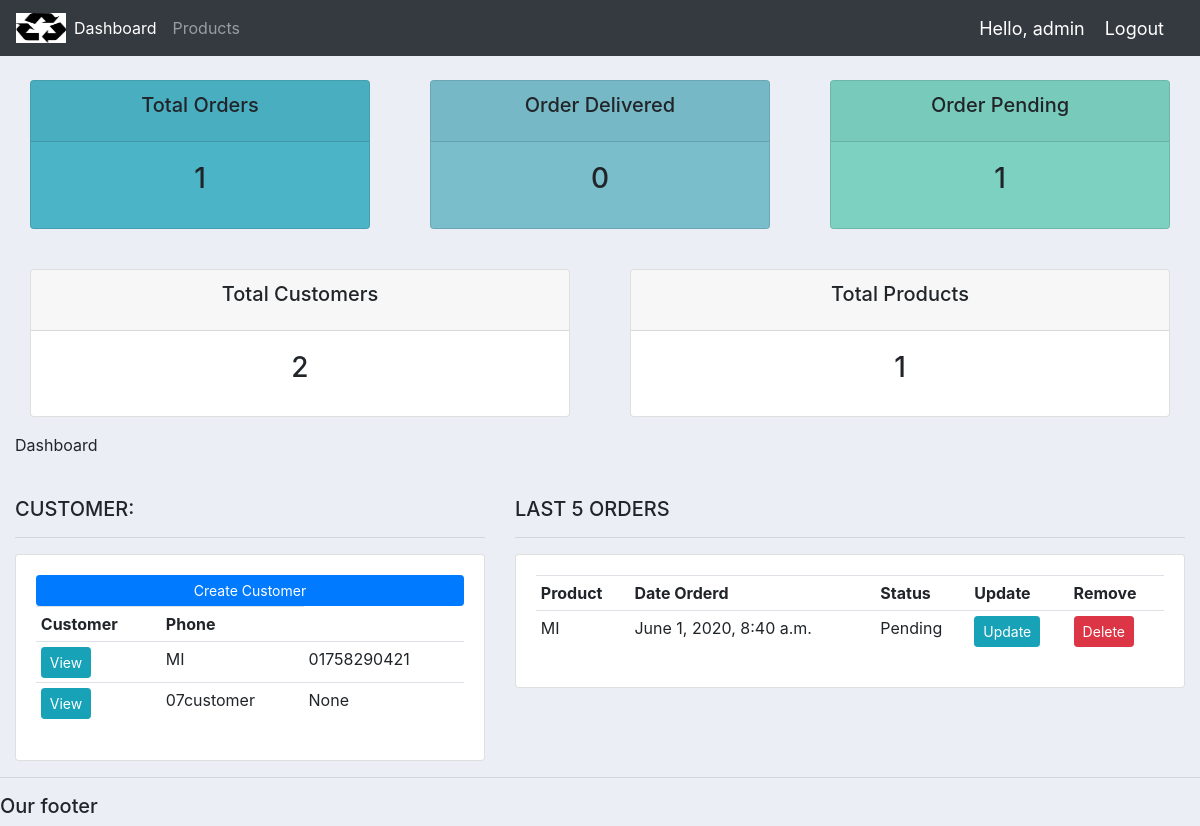
Screenshot of / (signed in) with the database file from the repository.
### accounts/models.py (models this page shows, shortened)
class Customer(models.Model):
    user = models.OneToOneField(User, null=True, blank=True, on_delete=models.CASCADE)
    name = models.CharField(max_length=200, null=True)
    phone = models.CharField(max_length=200, null=True)
    email = models.CharField(max_length=200, null=True)
    profile_pic = models.ImageField(default="profile.jpg", null=True, blank=True)
    date_created = models.DateTimeField(auto_now_add=True, null=True)

class Order(models.Model):
    STATUS = (
        ('Pending','Pending'),
        ('Out for delivery', 'Out for delivery'),
        ('Delivery','Delivery'),
    )
    customer = models.ForeignKey(Customer, null=True, on_delete=models.SET_NULL)
    product = models.ForeignKey(Product, null=True, on_delete=models.SET_NULL)
    date_created = models.DateTimeField(auto_now_add=True, null=True)
    status = models.CharField(max_length=200, null=True, choices=STATUS)
    note = models.CharField(max_length= 1000, null=True)

class Product(models.Model):
    CATEGORY= (
        ('Indoor','Indoor'),
        ('Out Door', 'Out Door'),
    )
    name = models.CharField(max_length=200, null=True)
    price = models.FloatField(null=True)
    category = models.CharField(max_length=200,null=True, choices=CATEGORY)
    description = models.CharField(max_length=200, null=True, blank=True)
    date_created = models.DateTimeField(auto_now_add = True, null=True)
    tags = models.ManyToManyField(Tag)
    def __str__(self):
        return self.name

### accounts/decorators.py (the view)
    def wrapper_function(request, *args, **kwargs):
        group = None
        if request.user.groups.exists():
            group = request.user.groups.all()[0].name
        if group == 'customer':
            return redirect('user-page')
        if group == 'admin':
            return view_func(request, *args ,**kwargs)

### accounts/views.py (called while the page is built)
@login_required(login_url='login')
@admin_only
def home(request):
    orders = Order.objects.all()
    customers = Customer.objects.all()
    total_customers = customers.count()
    products = Product.objects.all()
    total_products = products.count()
    total_orders = orders.count()
    delivered = orders.count()
    delivered = orders.filter(status='Delivery').count()
    pending = orders.filter(status='Pending').count()
    context = {'orders': orders, 'customers': customers,
               'total_orders': total_orders, 'delivered': delivered,
               'pending': pending, 'total_products': total_products, 'total_customers': total_customers}
    return render(request, 'accounts/dashboard.html', context)

### accounts/templates/accounts/dashboard.html
{% extends 'accounts/main.html' %}
{% block content %}
{% include 'accounts/status.html' %}
<p>Dashboard</p>
<br>
<div class="row">
    <div class="col-md-5">
        <h5>CUSTOMER:</h5>
        <hr>
        <div class="card card-body">
            <a href="" class="btn btn-primary btn-sm btn-block">Create Customer</a>
            <table class="table table-sm">
                <tr>
                    <th>Customer</th>
                    <th>Phone</th>
                </tr>
                {% for c in customers %}
                <tr>
                    <td><a class="btn btn-sm btn-info" href="{% url 'customer' c.id %}">View</a></td>
                    <td>{{c.name}}</td>
                    <td>{{c.phone}}</td>
                </tr>
                {% endfor %}
            </table>
        </div>
    </div>
    <div class="col-md-7">
        <h5>LAST 5 ORDERS</h5>
        <hr>
        <div class="card card-body">
            <table class="table table-sm">
                <tr>
                    <th>Product</th>
                    <th>Date Orderd</th>
                    <th>Status</th>
                    <th>Update</th>
                    <th>Remove</th>
                </tr>
                {% for o in orders %}
                <tr>
                    <td>{{o.product}}</td>
                    <td>{{o.date_created}}</td>
                    <td>{{o.status}}</td>
                    <td><a class="btn btn-sm btn-info" href="{% url 'update_order' o.id %}">Update</a></td>
                    <td><a class="btn btn-sm btn-danger" href="{% url 'delete_order' o.id %}">Delete</a></td>
                </tr>
                {% endfor %}
            </table>
        </div>
    </div>
</div>
{% endblock %}

### accounts/templates/accounts/main.html (shortened to what this page needs)
{% load static %}
<!DOCTYPE html>
<html>
<head>
    <link rel="stylesheet" href="https://stackpath.bootstrapcdn.com/bootstrap/4.3.1/css/bootstrap.min.css">
    <link rel="stylesheet" type="text/css" href="{% static '/css/main.css' %}">
</head>
<body>
{% include 'accounts/navbar.html' %}
<div class="container-fluid">
    {% block content %}
    {% endblock %}
</div>
<hr>
<h5>Our footer</h5>
</body>
</html>

### accounts/templates/accounts/navbar.html (shortened to what this page needs)
{% load static %}
<nav class="navbar navbar-expand-lg navbar-dark bg-dark">
    <img src="{% static 'images/logo.png' %}" style="width:50px;height:30px;">
    <div class="collapse navbar-collapse" id="navbarNav">
        <ul class="navbar-nav">
            {% if request.user.is_staff %}
            <li class="nav-item active">
                <a class="nav-link" href="{% url 'home' %}">Dashboard</a>
            </li>
            <li class="nav-item">
                <a class="nav-link" href="{% url 'products' %}">Products</a>
            </li>
            {% else %}
            <li class="nav-item">
                <a class="nav-link" href="{% url 'account' %}">Settings</a>
            </li>
            {% endif %}
        </ul>
    </div>
    <span class="hello-msg">Hello, {{request.user}} </span>
    <span><a class="hello-msg" href="{% url 'logout' %}">Logout</a></span>
</nav>

### accounts/templates/accounts/status.html
<br>
<div class="row">
    <div class="col">
        <div class="col-md">
            <div class="card text-center text white mb-3" id="total-orders">
                <div class="card-header">
                    <h5 class="card-title">Total Orders</h5>
                </div>
                <div class="card-body">
                    <h3 class="card-title">{{total_orders}}</h3>
                </div>
            </div>
        </div>
    </div>
    <div class="col">
        <div class="col-md">
            <div class="card text-center text white mb-3" id="orders-delivered">
                <div class="card-header">
                    <h5 class="card-title">Order Delivered</h5>
                </div>
                <div class="card-body">
                    <h3 class="card-title">{{delivered}}</h3>
                </div>
            </div>
        </div>
    </div>
     <div class="col">
        <div class="col-md">
            <div class="card text-center text white mb-3" id="orders-pending">
                <div class="card-header">
                    <h5 class="card-title">Order Pending</h5>
                </div>
                <div class="card-body">
                    <h3 class="card-title">{{pending}}</h3>
                </div>
            </div>
        </div>
    </div>
</div>
<br>
<div class="row">
    <div class="col">
        <div class="col-md">
            <div class="card text-center text white mb-3" id="total-customers">
                <div class="card-header">
                    <h5 class="card-title">Total Customers</h5>
                </div>
                <div class="card-body">
                    <h3 class="card-title">{{total_customers}}</h3>
                </div>
            </div>
        </div>
    </div>
     <div class="col">
        <div class="col-md">
            <div class="card text-center text white mb-3" id="total-products">
                <div class="card-header">
                    <h5 class="card-title">Total Products</h5>
                </div>
                <div class="card-body">
                    <h3 class="card-title">{{total_products}}</h3>
                </div>
            </div>
        </div>
    </div>
</div>

### static/css/main.css (style rules this page uses)
body { background-color:#ebeff5; }
#total-orders { background-color:#4cb4c7; }
#orders-delivered { background-color:#7abecc; }
#orders-pending { background-color:#7CD1C0; }

### accounts/templates/accounts/navbar.html (style rules this page uses)
.hello-msg { font-size: 18px; color: #fff; margin-right: 20px; }

### rows the page displays
Customer: name "MI", phone "01758290421"
Customer: name "07customer", phone "None"
Order: product "MI", date_created "June 1, 2020, 8:40 a.m.", status "Pending"

### other values shown
{{ request.user }} "admin"
{{ total_orders }} "1"
{{ delivered }} "0"
{{ pending }} "1"
{{ total_customers }} "2"
{{ total_products }} "1"
